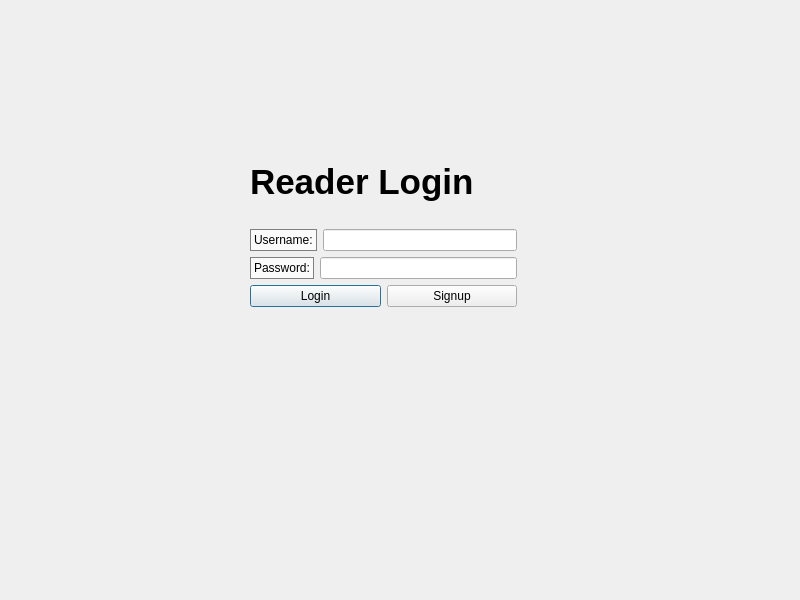
<?xml version="1.0" encoding="UTF-8"?>
<ui version="4.0">
 <class>login</class>
 <widget class="QDialog" name="login">
  <property name="geometry">
   <rect>
    <x>0</x>
    <y>0</y>
    <width>800</width>
    <height>600</height>
   </rect>
  </property>
  <property name="windowTitle">
   <string>Dialog</string>
  </property>
  <widget class="QLabel" name="backpic">
   <property name="geometry">
    <rect>
     <x>0</x>
     <y>0</y>
     <width>800</width>
     <height>600</height>
    </rect>
   </property>
   <property name="text">
    <string/>
   </property>
  </widget>
  <widget class="QWidget" name="layoutWidget">
   <property name="geometry">
    <rect>
     <x>250</x>
     <y>140</y>
     <width>267</width>
     <height>167</height>
    </rect>
   </property>
   <layout class="QVBoxLayout" name="verticalLayout">
    <item>
     <widget class="QLabel" name="titleLabel">
      <property name="font">
       <font>
        <pointsize>26</pointsize>
        <bold>true</bold>
       </font>
      </property>
      <property name="text">
       <string>Reader Login</string>
      </property>
     </widget>
    </item>
    <item>
     <layout class="QHBoxLayout" name="horizontalLayout">
      <item>
       <widget class="QLabel" name="usernameLabel">
        <property name="styleSheet">
         <string notr="true">color: black;
background-color: rgba(255, 255, 255, 180); 
 border: 1px solid gray;</string>
        </property>
        <property name="text">
         <string>Username:</string>
        </property>
       </widget>
      </item>
      <item>
       <widget class="QLineEdit" name="usernameLineEdit"/>
      </item>
     </layout>
    </item>
    <item>
     <layout class="QHBoxLayout" name="horizontalLayout_2">
      <item>
       <widget class="QLabel" name="passwordLabel">
        <property name="styleSheet">
         <string notr="true">color: black;
background-color: rgba(255, 255, 255, 180); 
 border: 1px solid gray;</string>
        </property>
        <property name="text">
         <string>Password:</string>
        </property>
       </widget>
      </item>
      <item>
       <widget class="QLineEdit" name="passwordLineEdit">
        <property name="echoMode">
         <enum>QLineEdit::Password</enum>
        </property>
       </widget>
      </item>
     </layout>
    </item>
    <item>
     <layout class="QHBoxLayout" name="horizontalLayout_3">
      <item>
       <widget class="QPushButton" name="loginPushButton">
        <property name="text">
         <string>Login</string>
        </property>
       </widget>
      </item>
      <item>
       <widget class="QPushButton" name="signupPushButton">
        <property name="text">
         <string>Signup</string>
        </property>
       </widget>
      </item>
     </layout>
    </item>
   </layout>
  </widget>
 </widget>
 <resources/>
 <connections/>
</ui>
